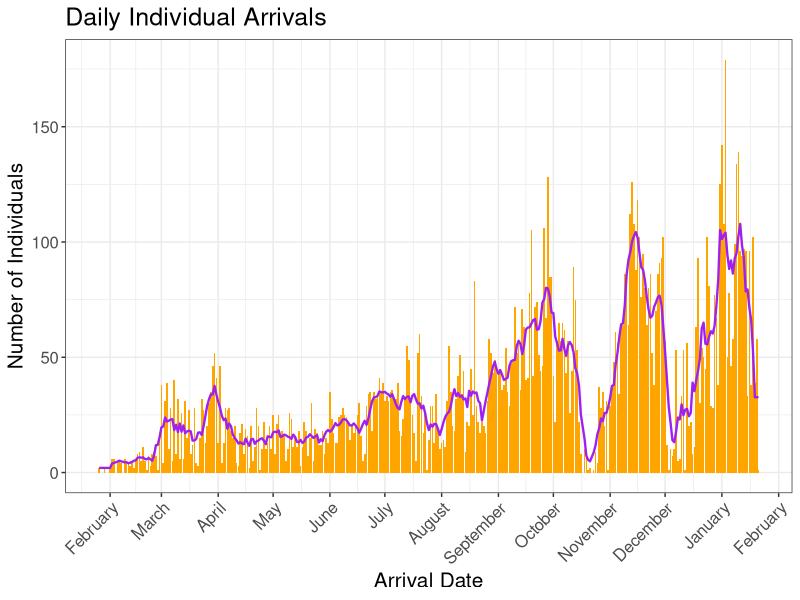
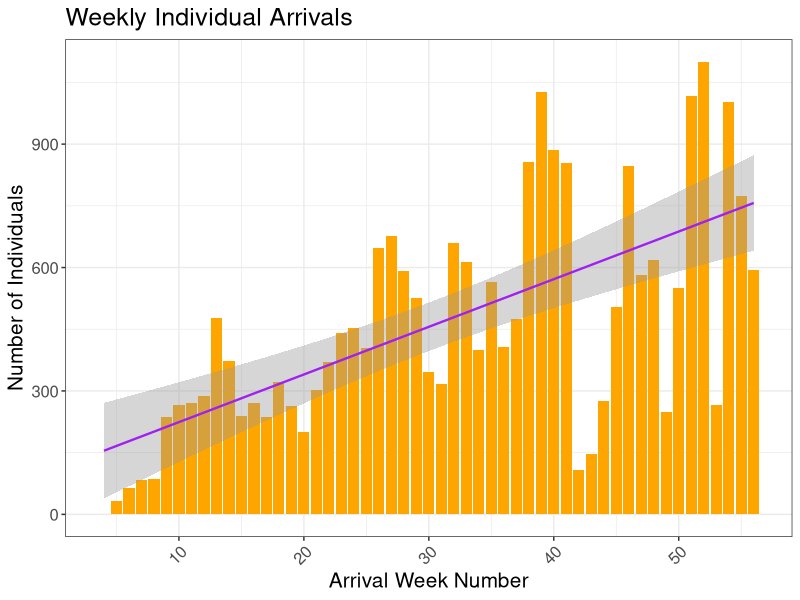
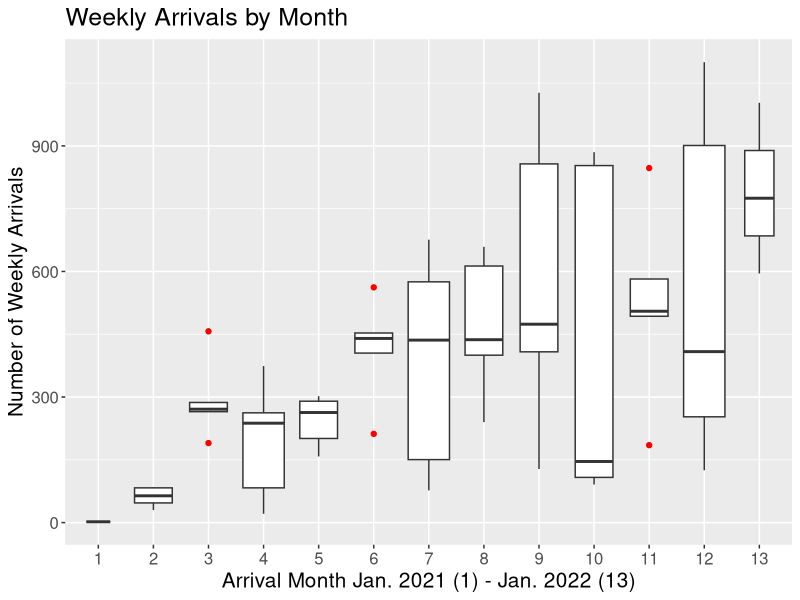
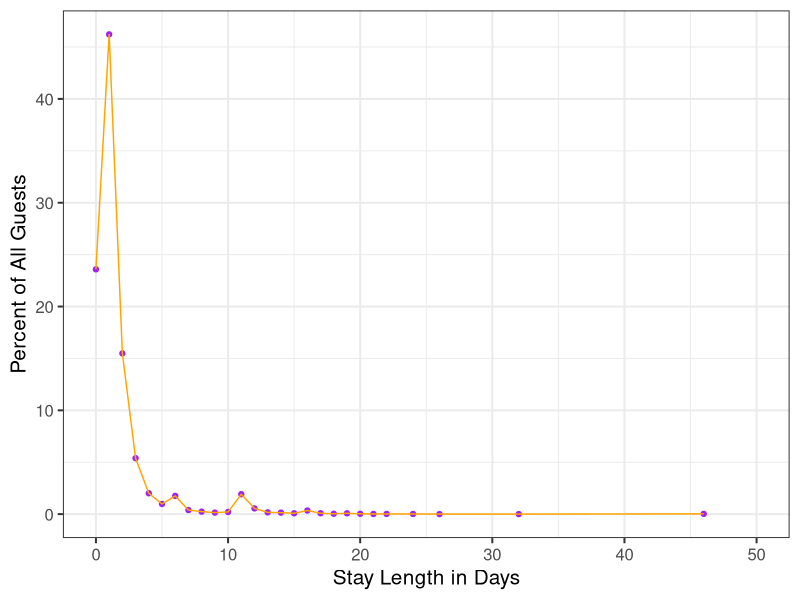
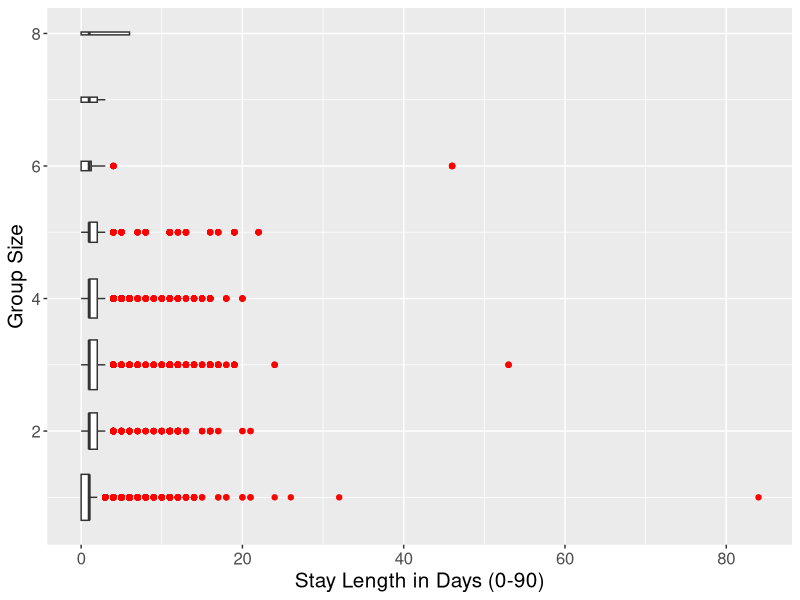
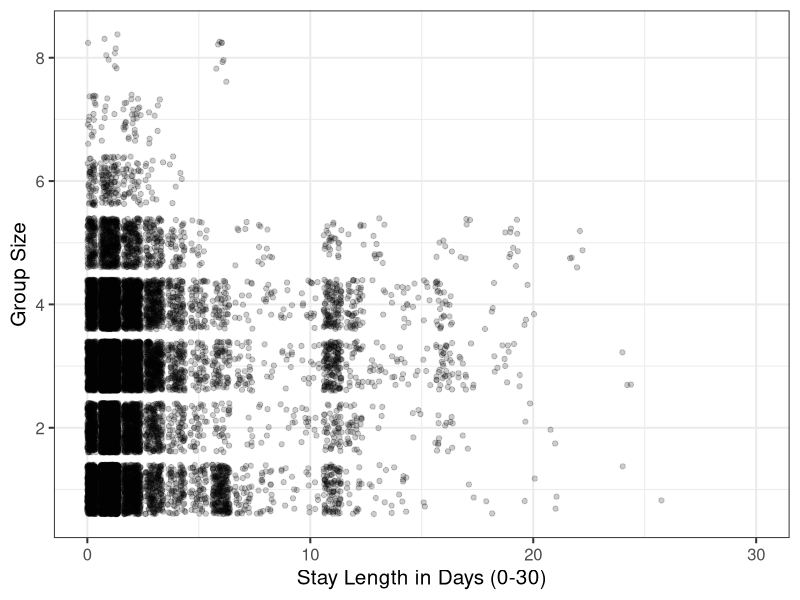
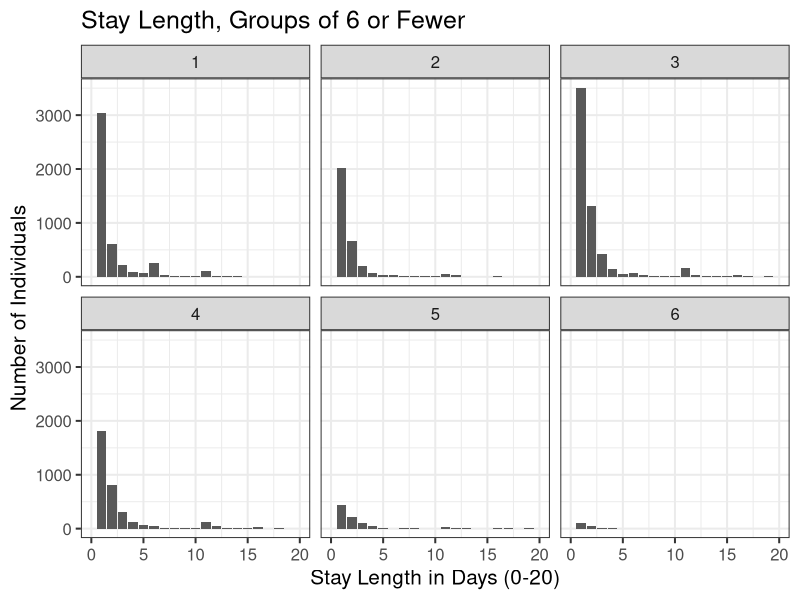

Reproduce these figures in R, in order.
## ---- chunk 1
library(knitr)
library(tidyverse)
opts_chunk$set(echo = TRUE, message = FALSE, warning = FALSE)
## ---- chunk 2
arrivals_7_day <- read_csv("data/arrival_date_counts_1.20.csv")
individuals <- read_csv("data/individual_all_clean_1_20_22.csv")
stay_len_perc <- read_csv("data/stay_length_percent_1_20_22.csv")
## ---- chunk 3

par(mfrow = c(1, 3))

# plot daily total arrivals (bars) with individual seven-day rolling mean (purple line)

ggplot(arrivals_7_day, aes(x=arrival_date, y=n))+
  geom_col(fill='orange')+
  geom_line(aes(y = seven_avg), color='purple', size=.8)+
  ggtitle("Daily Individual Arrivals")+
  theme_bw() +
  theme(text = element_text(size=15), axis.text.x = element_text(angle = 45, hjust=1))+
  xlab("Arrival Date")+
  ylab("Number of Individuals")+ 
  scale_x_date(date_breaks="1 month", date_labels="%B")

# weekly arrivals barplot with linear regression

arrivals_wk <- individuals %>%
  count(week_number)

arrivals_wk %>%
  ggplot(aes(x = week_number, y = n)) +
  geom_bar(stat = "identity", fill = 'orange') +
  geom_smooth(method = "lm", formula = y ~ x, color = 'purple', size=.8) +
  theme_bw() +
  theme(text = element_text(size=15), axis.text.x = element_text(angle = 45, hjust=1)) +
  ggtitle("Weekly Individual Arrivals")+
  xlab("Arrival Week Number") +
  ylab("Number of Individuals")

# Examine monthly arrivals
monthly_arrivals <- individuals %>%
  count(week_number, arrival_month, arrival_year)

monthly_arrivals %>% #average weekly arrivals by month boxplots
  mutate(arrival_month = factor(arrival_month)) %>%
  ggplot(aes(x = arrival_month, y = n)) +
  geom_boxplot(varwidth = TRUE, outlier.color = "red") +
  ylab("Number of Weekly Arrivals") +
  xlab("Arrival Month Jan. 2021 (1) - Jan. 2022 (13)") +
  ggtitle("Weekly Arrivals by Month") +
  theme(text = element_text(size=15))

## ---- chunk 4

# plot stay length percentages
stay_len_perc %>%
  ggplot(aes(x = stay_length, y = percent)) +
  geom_point(color="purple") +
  geom_line(color="orange") +
  xlim(0,50) +
  labs(x = "Stay Length in Days", y = "Percent of All Guests") +
  theme_bw(15)
  
## ---- chunk 5

par(mfrow = c(1, 3))

# Boxplots of stay lengths for various group sizes
individuals %>%
  filter(stay_length >= 0) %>% 
  mutate(group_size = factor(number_in_party)) %>%
  ggplot(aes(x = stay_length, y = number_in_party)) +
  geom_boxplot(aes(group = number_in_party), varwidth = TRUE, outlier.color = "red",)  + # zoom in on plot because there are a few large outliers
  ylab("Group Size") +
  xlab("Stay Length in Days (0-90)") +
  theme(text = element_text(size=15))

# Look at distribution of individuals by group size for stays from 0-30 days
individuals %>%
  filter(stay_length >= 0) %>% 
  ggplot(aes(x = stay_length, y = number_in_party)) +
  geom_jitter(alpha = .2) +
  xlim(0, 30) +  
  ylab("Group Size") +
  xlab("Stay Length in Days (0-30)") +
  theme_bw(15) 

# look at stay length distribution for individuals in parties fewer than 7
individuals %>%
  filter(stay_length >= 0 & number_in_party < 7) %>% #filter out mistakes in recording year (negative values)
  ggplot(aes(x = stay_length)) +
  geom_bar() +
  xlim(0, 20) +
  facet_wrap(~number_in_party) +
  ggtitle("Stay Length, Groups of 6 or Fewer") +
  ylab("Number of Individuals") +
  xlab("Stay Length in Days (0-20)") +
  theme_bw(15)
